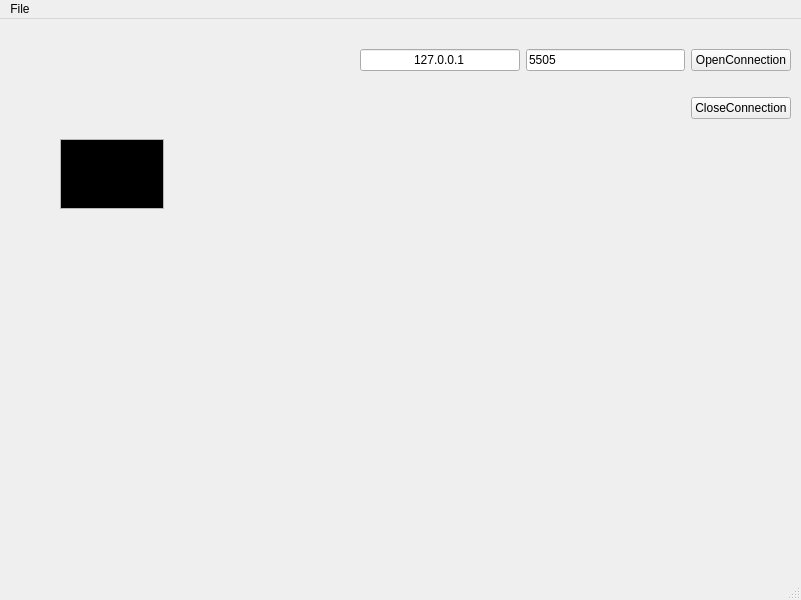
<?xml version="1.0" encoding="UTF-8"?>
<ui version="4.0">
 <class>MainWindow</class>
 <widget class="QMainWindow" name="MainWindow">
  <property name="geometry">
   <rect>
    <x>0</x>
    <y>0</y>
    <width>801</width>
    <height>600</height>
   </rect>
  </property>
  <property name="windowTitle">
   <string>MainWindow</string>
  </property>
  <widget class="QWidget" name="serverConfigWidget">
   <widget class="QWidget" name="gridLayoutWidget">
    <property name="geometry">
     <rect>
      <x>360</x>
      <y>10</y>
      <width>431</width>
      <height>111</height>
     </rect>
    </property>
    <layout class="QGridLayout" name="serverSettingsLayout">
     <item row="0" column="0">
      <widget class="QLineEdit" name="ipLineEdit">
       <property name="text">
        <string>127.0.0.1</string>
       </property>
       <property name="alignment">
        <set>Qt::AlignCenter</set>
       </property>
       <property name="clearButtonEnabled">
        <bool>false</bool>
       </property>
      </widget>
     </item>
     <item row="0" column="1">
      <widget class="QLineEdit" name="portLineEdit">
       <property name="text">
        <string>5505</string>
       </property>
      </widget>
     </item>
     <item row="0" column="2">
      <widget class="QPushButton" name="openConnectionButton">
       <property name="text">
        <string>OpenConnection</string>
       </property>
       <property name="checkable">
        <bool>false</bool>
       </property>
      </widget>
     </item>
     <item row="1" column="2">
      <widget class="QPushButton" name="closeConnectionButton">
       <property name="text">
        <string>CloseConnection</string>
       </property>
       <property name="checkable">
        <bool>false</bool>
       </property>
      </widget>
     </item>
    </layout>
   </widget>
   <widget class="QWidget" name="consoleParentWidget" native="true">
    <property name="geometry">
     <rect>
      <x>30</x>
      <y>280</y>
      <width>751</width>
      <height>271</height>
     </rect>
    </property>
   </widget>
   <widget class="QPlainTextEdit" name="plainTextEditConsoleex">
    <property name="geometry">
     <rect>
      <x>60</x>
      <y>120</y>
      <width>104</width>
      <height>70</height>
     </rect>
    </property>
    <property name="palette">
     <palette>
      <active>
       <colorrole role="Text">
        <brush brushstyle="SolidPattern">
         <color alpha="255">
          <red>115</red>
          <green>210</green>
          <blue>22</blue>
         </color>
        </brush>
       </colorrole>
       <colorrole role="Base">
        <brush brushstyle="SolidPattern">
         <color alpha="255">
          <red>0</red>
          <green>0</green>
          <blue>0</blue>
         </color>
        </brush>
       </colorrole>
      </active>
      <inactive>
       <colorrole role="Text">
        <brush brushstyle="SolidPattern">
         <color alpha="255">
          <red>115</red>
          <green>210</green>
          <blue>22</blue>
         </color>
        </brush>
       </colorrole>
       <colorrole role="Base">
        <brush brushstyle="SolidPattern">
         <color alpha="255">
          <red>0</red>
          <green>0</green>
          <blue>0</blue>
         </color>
        </brush>
       </colorrole>
      </inactive>
      <disabled>
       <colorrole role="Text">
        <brush brushstyle="SolidPattern">
         <color alpha="255">
          <red>190</red>
          <green>190</green>
          <blue>190</blue>
         </color>
        </brush>
       </colorrole>
       <colorrole role="Base">
        <brush brushstyle="SolidPattern">
         <color alpha="255">
          <red>239</red>
          <green>235</green>
          <blue>231</blue>
         </color>
        </brush>
       </colorrole>
      </disabled>
     </palette>
    </property>
   </widget>
  </widget>
  <widget class="QMenuBar" name="menubar">
   <property name="geometry">
    <rect>
     <x>0</x>
     <y>0</y>
     <width>801</width>
     <height>22</height>
    </rect>
   </property>
   <widget class="QMenu" name="menuFile">
    <property name="title">
     <string>File</string>
    </property>
    <addaction name="actionQuit"/>
   </widget>
   <addaction name="menuFile"/>
  </widget>
  <widget class="QStatusBar" name="statusbar"/>
  <action name="actionQuit">
   <property name="text">
    <string>Quit</string>
   </property>
   <property name="shortcut">
    <string>Ctrl+W</string>
   </property>
  </action>
 </widget>
 <resources/>
 <connections/>
</ui>
